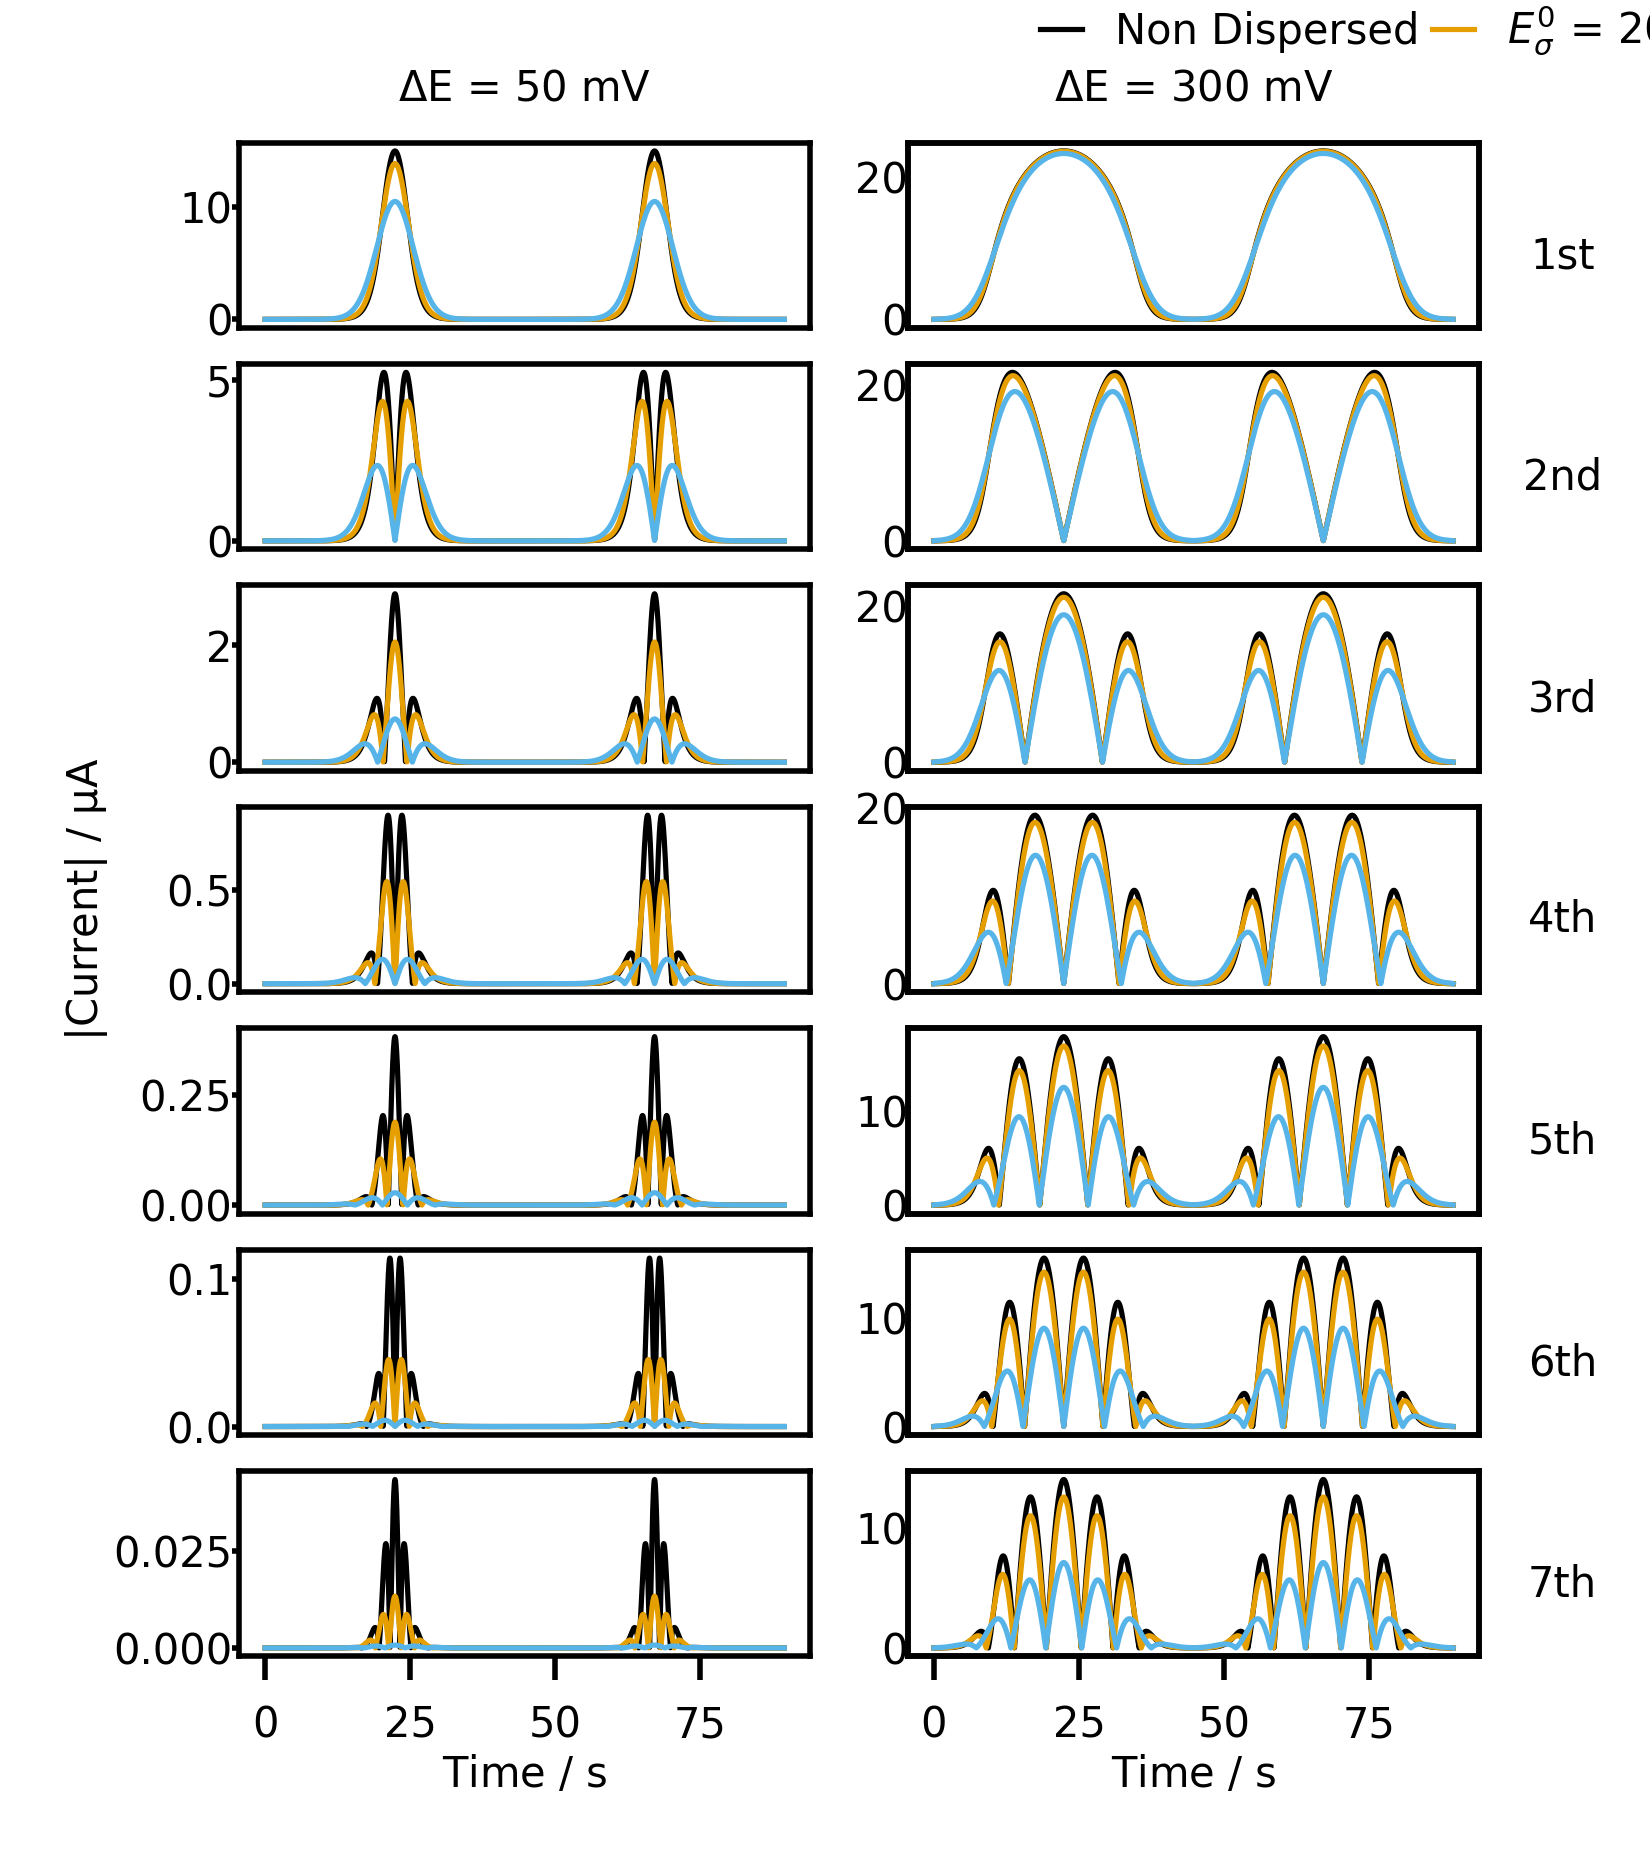

This chart was generated by the following Python code:
import numpy as np
import copy
import math
import os
from electrochemistry_modelling import harmonics_and_fourier_transform


import matplotlib
matplotlib.use('TkAgg')
import matplotlib.pyplot as plt
plt.rcParams.update({'font.size': 6})
plt.rcParams.update({'lines.linewidth': 0.75})


# defining model parameters
harm_range=list(range(1, 8))
# amplitude_vals=[50e-3, 150e-3, 300e-3, 1000E-3]
amplitude_vals=[50e-3, 300e-3]


# for parameters in [1e2, 5e2, 1e3, 1e4,1e5]:
for parameters in [1e5]:
        
    # amplitude_vals=[50e-3, 100e-3, 150e-3, 200e-3, 250e-3, 300e-3]
    # fig, ax=plt.subplots(len(harm_range), len(amplitude_vals), figsize=(18, 9))
    # fig, ax=plt.subplots(len(harm_range), len(amplitude_vals), figsize=(18, (9/4)*7))
    fig_width = (16.5/2)/2.5
    fig, ax=plt.subplots(len(harm_range), len(amplitude_vals), figsize=(fig_width, 3.75))
    # pad = 1.2
    # fig.tight_layout(pad=4.7, w_pad=pad, h_pad=pad)

    pad = 0.5
    fig.tight_layout(pad=3.0, w_pad=-1.5, h_pad=-1.8)

    # std_dev_vals_unit = [2.0, 2.5, 4.0, 6.0, 8.0, 10.0, 12.0]
    # std_dev_vals_unit = [2.0, 4.0, 6.0, 10.0, 12.0]
    # std_dev_vals = np.log(std_dev_vals_unit)
    std_dev_vals = [20, 50]

    #plt.show()

    base_directory = os.path.dirname(os.path.realpath(__file__))

    grayscale_colour_list = ['#000000','#666666','#999999']
    selection_space = 0.35

    for i in range(0, len(amplitude_vals)):
        ax[0, i].set_title("$\Delta$E = {0} mV".format(int(1000*amplitude_vals[i])), fontsize = 6)
        h_class=harmonics_and_fourier_transform(harmonics = harm_range, experiment_frequency = 8.88, selection_space= selection_space)

        current_file = 'amp_'+str(round(amplitude_vals[i]*1000))+'_e_dip_free_current_k_is_'+str(int(parameters))
        time_file = 'amp_'+str(round(amplitude_vals[i]*1000))+'_e_dip_times_k_is_'+str(int(parameters))
            
        # data = np.load( os.path.join(base_directory,file_name+'.npy'))
        time = np.load(os.path.join(base_directory, time_file+'.npy'))
        time = time[:]
        current = np.load(os.path.join(base_directory, current_file+'.npy'))
        current = current[:]
        # plot_dict=dict(non_dispersed_time_series=current, hanning=False, plot_func=abs, axes_list=ax[:,i])#
        plot_dict=dict(non_dispersed_time_series=current, hanning=False, plot_func=abs, label = 'Non Dispersed_non_dispersed', alpha_iterative_drop = 0.0, axes_list=ax[:,i])
        if i ==0:
            plot_dict['ylabel']='|Current| / $\mathrm{\mu}$A'

        plot_dict['xlabel']='Time / $\mathrm{s}$'
        plot_dict['micro_amps']=True
        for j in range(0, len(std_dev_vals)):
            
            # file_name = 'dip_curves_dip_' + str(round(std_dev_vals[j]*1E3)) + '_amp_' + str(round(amplitude_vals[i]*1E3))
            file_name = 'amp_'+str(round(amplitude_vals[i]*1000))+'_e_dip_is_'+str(int(std_dev_vals[j]))+'_current_k_is_'+str(int(parameters))
            # dispersed_data = np.load(file_name+'.npy')
            dispersed_current =  np.load(os.path.join(base_directory, file_name+'.npy'))
            dispersed_current = dispersed_current[:]

            plot_dict["{0}mV_time_series".format(round(std_dev_vals[j]*1E3))]=dispersed_current
            plot_dict['label_'+str(round(std_dev_vals[j]*1E3))]='$E^0_\sigma$ = ' + str(round(std_dev_vals[j],3)) + " $\mathrm{mV}$_"+str(round(std_dev_vals[j]*1E3))+"mV"
        if i==1:
            # plot_dict["legend"]={"loc":"center", "bbox_to_anchor":[1.8, 1.65], "ncol":2, "borderaxespad":5}
            plot_dict["legend"]={"loc":"upper center", "bbox_to_anchor":[1.15, 1.95], "ncol":len(std_dev_vals)+1,
                                 'frameon':False,'columnspacing':0.3, 'handlelength': 1.0}
        else:
            plot_dict["legend"]=None
        h_class.harmonic_plotting(time, **plot_dict)

    indexes = len(harm_range)*len(amplitude_vals)
    harm_index = 0
    for index in range(1,1+indexes):
        if index%len(amplitude_vals) == 0:
            plt.subplot(len(harm_range), len(amplitude_vals),index)
            ax1=plt.gca()
            ax2 = ax1.twinx()
            ax2.set_yticks([])
            if harm_range[harm_index] == 1:
                ax2.set_ylabel(str(harm_range[harm_index]) +'st', labelpad=12.0, rotation=0 )
            elif harm_range[harm_index] == 2:
                ax2.set_ylabel(str(harm_range[harm_index]) +'nd', labelpad=12.0, rotation=0 )
            elif harm_range[harm_index] == 3:
                ax2.set_ylabel(str(harm_range[harm_index]) +'rd', labelpad=12.0, rotation=0 )
            else:
                ax2.set_ylabel(str(harm_range[harm_index]) +'th', labelpad=12.0, rotation=0 )
            harm_index += 1
            ax1.tick_params(axis='y', which='major', pad=0.0, length = 0)
    # fig.tight_layout(pad=0.0)
    # plt.savefig('figure_2.png', dpi=500, transparent = True)
    plt.savefig('figure_2.png', dpi=500, transparent = False)
    plt.close()